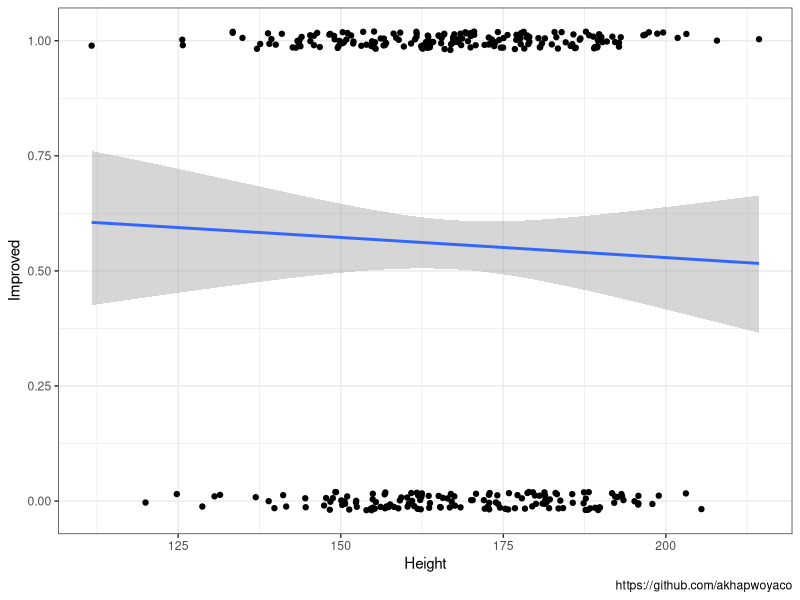
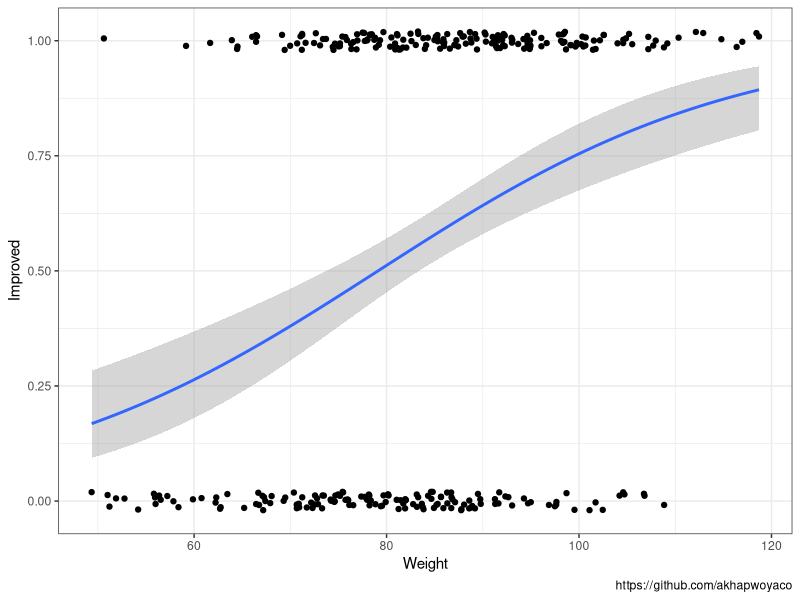
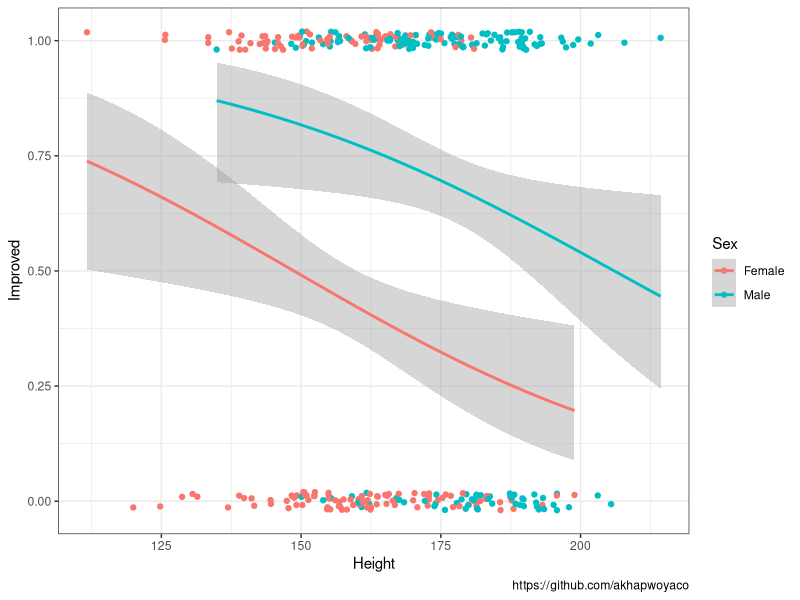
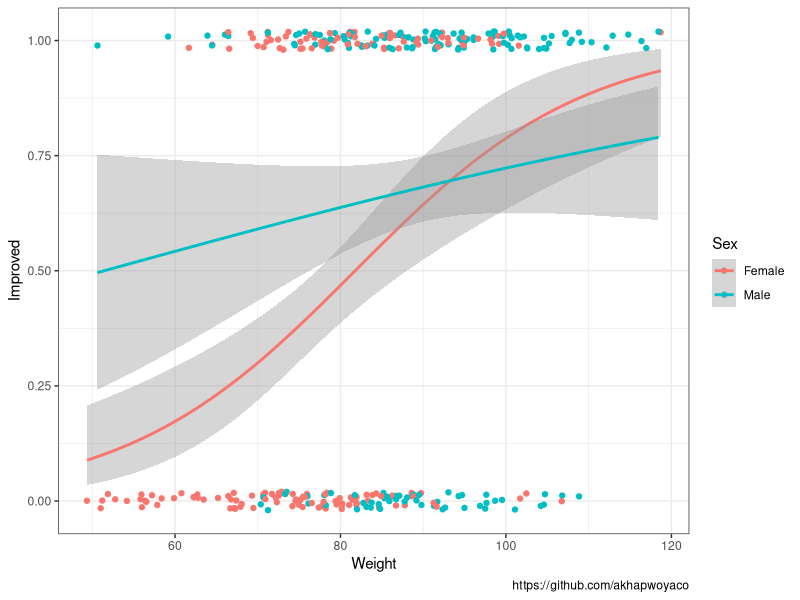
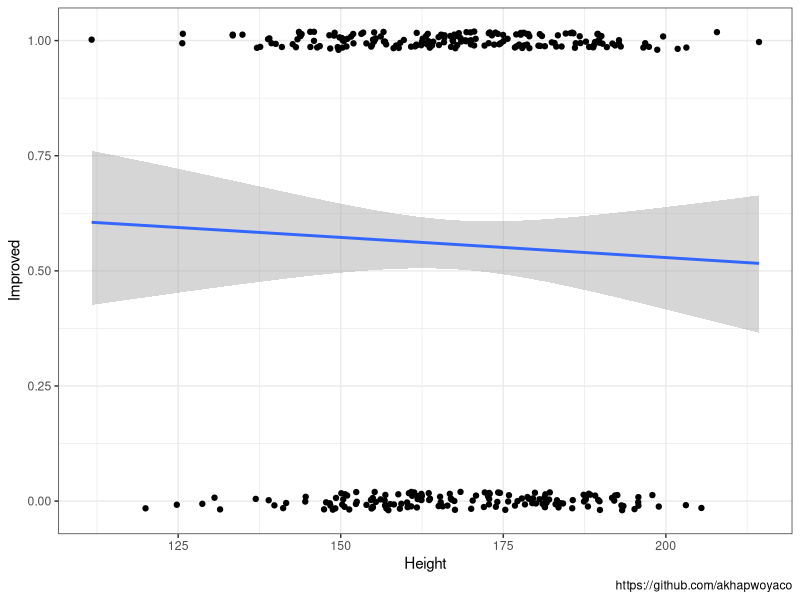
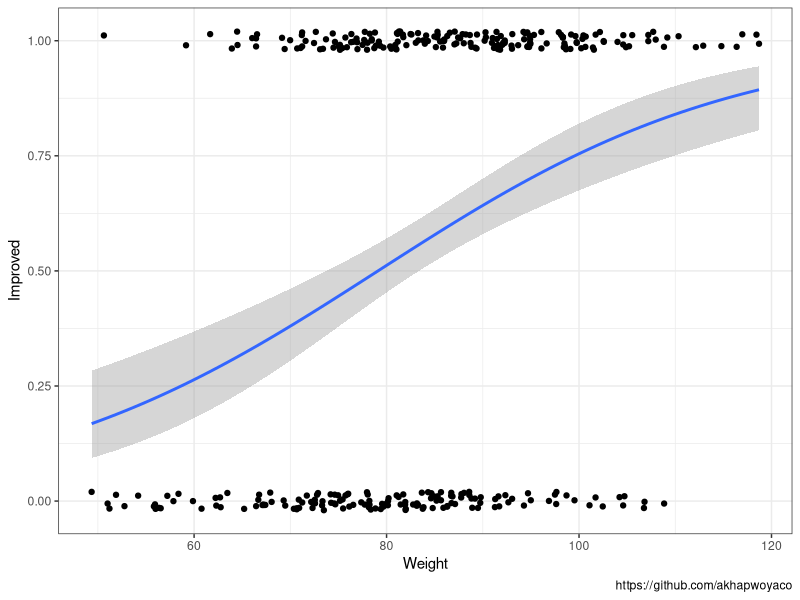
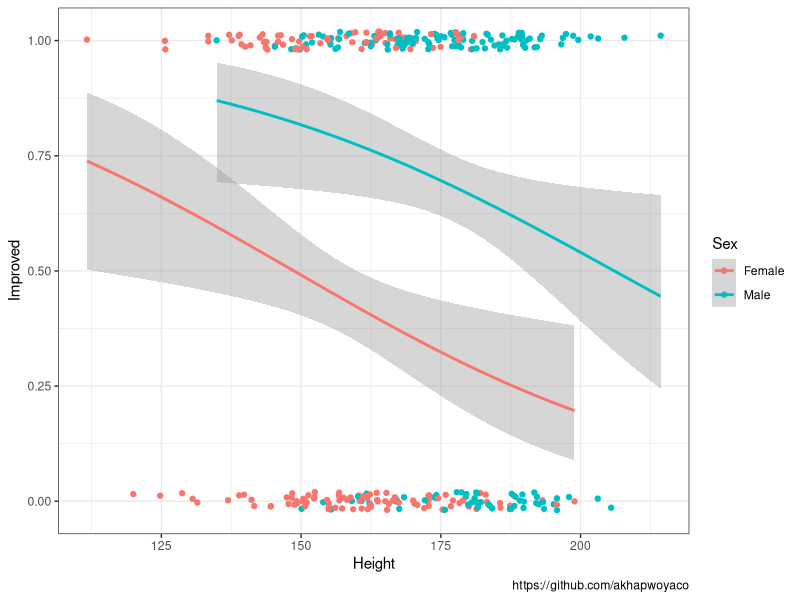
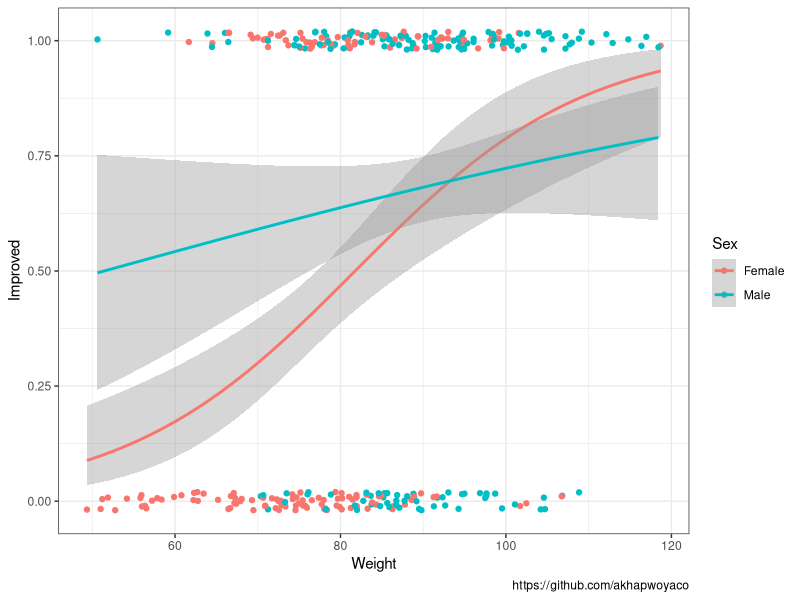

These figures' R source, in order:
## ---- chunk 1
library(readr)
library(ggplot2)
## ---- chunk 2
data_45 <- read_csv(
  "data1.csv")
#
data_45$Sex <- factor(data_45$Sex)
data_45$Improved <- ifelse(data_45$Improved==TRUE,1,0)
## ---- chunk 3
#Sex Only
imp_sex_log <- glm(Improved ~ Sex, data = data_45, family = "binomial")
summary(imp_sex_log)
## ---- chunk 4
#Height Only
imp_height_log <- glm(
  Improved ~ `Height (cm)`, 
  data = data_45, family = "binomial")
summary(imp_height_log)
## ---- chunk 5
#Weight Only
imp_wei_log <- glm(
  Improved ~ `Weight (kg)`, 
  data = data_45, family = "binomial")
summary(imp_wei_log)

## ---- chunk 6
#combination
imp_hei_wei_log <- glm(
  Improved ~ Sex + `Height (cm)` + `Weight (kg)`, 
  data = data_45, family = "binomial")
summary(imp_hei_wei_log)
## ---- chunk 7
#Combined + weight height interaction
imp_combi_log <- glm(
  Improved ~ Sex + `Height (cm)`*`Weight (kg)`, 
  data = data_45, family = "binomial")
summary(imp_combi_log)
## ---- chunk 8
hei_impr_plot <- data_45 |>
  ggplot(aes(x = `Height (cm)`, y = Improved)) +
  geom_jitter(width = 0, height = 0.02) +
  geom_smooth(
    method="glm", se=T, 
              method.args = list(family="binomial"))+ 
  labs(x = "Height", caption = "https://github.com/akhapwoyaco") +
  theme_bw()

hei_impr_plot
ggsave("hei_impr_plot.png",plot = hei_impr_plot, 
       width = 35, height = 20, unit = "cm", dpi = 400)
## ---- chunk 9
wei_impr_plot <- data_45  |> 
  ggplot(aes(x = `Weight (kg)`, y = Improved)) +
  geom_jitter(width = 0, height = 0.02) +
  geom_smooth(method="glm", se=T, 
              method.args = list(family=binomial))+ 
  labs(x = "Weight", caption = "https://github.com/akhapwoyaco") +
  theme_bw()
wei_impr_plot
ggsave("wei_impr_plot.png",plot = wei_impr_plot, 
       width = 35, height = 20, unit = "cm", dpi = 400)
## ---- chunk 10
hei_impr_sex_plot <- data_45 |> 
  ggplot(aes(x = `Height (cm)`, y = Improved, color = Sex)) +
  geom_jitter(width = 0, height = 0.02) +
  geom_smooth(method="glm", se=T, 
              method.args = list(family=binomial))+ 
  scale_color_discrete(labels = c("Female","Male")) + 
  labs(x = "Height", caption = "https://github.com/akhapwoyaco") +
  theme_bw()
hei_impr_sex_plot
ggsave("hei_impr_sex_plot.png",plot = hei_impr_sex_plot, 
       width = 35, height = 20, unit = "cm", dpi = 400)
## ---- chunk 11
wei_impr_sex_plot <- data_45  |> 
  ggplot(aes(x = `Weight (kg)`, y = Improved, color = Sex)) +
  geom_jitter(aes(color=Sex),width = 0, height = 0.02) +
  geom_smooth(method="glm", se=T, 
              method.args = list(family=binomial)) + 
  scale_color_discrete(labels = c("Female","Male")) + 
  labs(x = "Weight", caption = "https://github.com/akhapwoyaco") +
  theme_bw()
wei_impr_sex_plot
ggsave("wei_impr_sex_plot.png",plot = wei_impr_sex_plot, 
       width = 35, height = 20, unit = "cm", dpi = 400)
